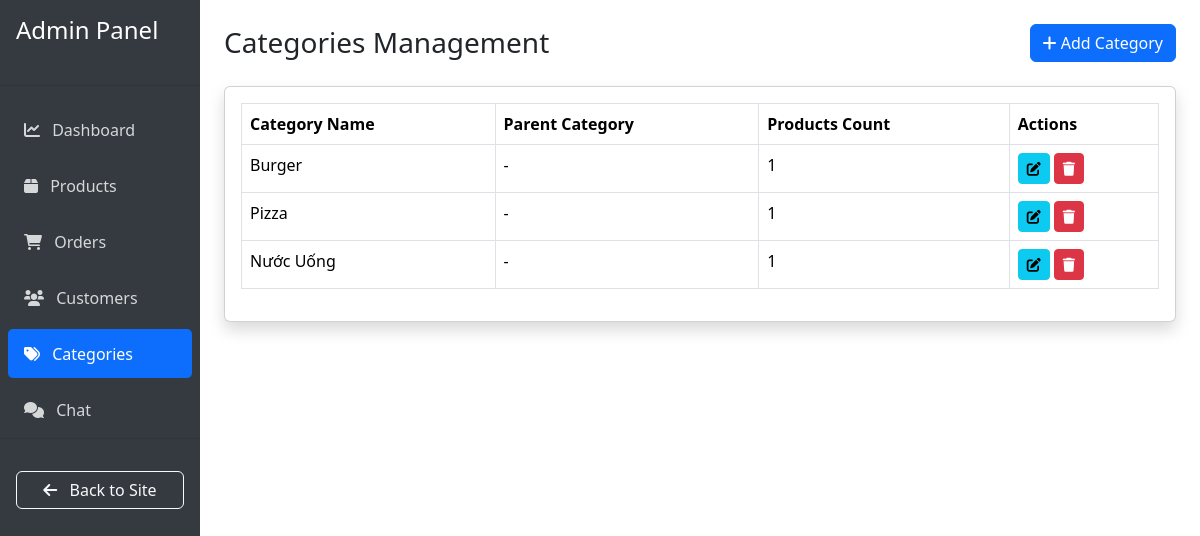
Before: /admin-categories/ (signed in) with the older database file.
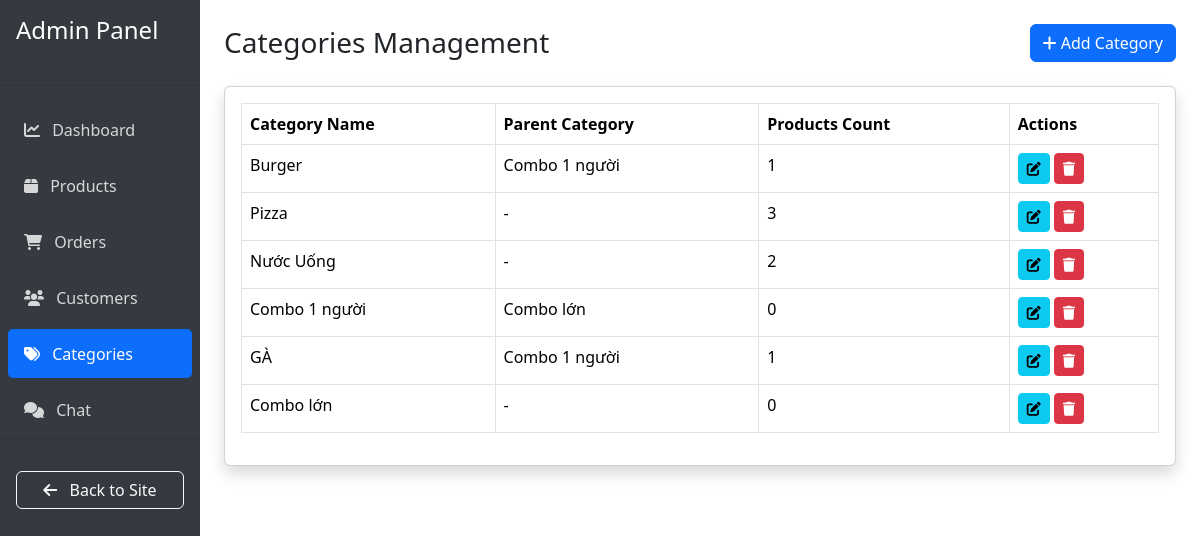
After: the same page with the newer database file.
### hoadeptrai/models.py (models this page shows, shortened)
class Category(models.Model):
    category_name = models.CharField(max_length=255)
    parent_category = models.ForeignKey('self', on_delete=models.SET_NULL, null=True, blank=True)

### hoadeptrai/views.py (the view, shortened to what this page needs)
# urls.py: path('admin-categories/', views.admin_categories, name='admin_categories'),
@staff_member_required
def admin_categories(request):
    categories = Category.objects.all()
    context = {
        'categories': categories,
    }
    return render(request, 'admin/categories.html', context)

### hoadeptrai/templates/admin/categories.html (shortened to what this page needs)
{% extends 'admin/base_admin.html' %}
{% block content %}
<div class="container-fluid">
    <div class="d-flex justify-content-between align-items-center mb-4">
        <h1 class="h3 mb-0 text-gray-800">Categories Management</h1>
        <button class="btn btn-primary" data-bs-toggle="modal" data-bs-target="#addCategoryModal">
            <i class="fas fa-plus"></i> Add Category
        </button>
    </div>
    <div class="card shadow mb-4">
        <div class="card-body">
            <div class="table-responsive">
                <table class="table table-bordered">
                    <thead>
                        <tr>
                            <th>Category Name</th>
                            <th>Parent Category</th>
                            <th>Products Count</th>
                            <th>Actions</th>
                        </tr>
                    </thead>
                    <tbody>
                        {% for category in categories %}
                        <tr>
                            <td>{{ category.category_name }}</td>
                            <td>{{ category.parent_category.category_name|default:"-" }}</td>
                            <td>{{ category.product_set.count }}</td>
                            <td>
                                <button class="btn btn-sm btn-info edit-category"
                                        data-id="{{ category.id }}"
                                        data-name="{{ category.category_name }}"
                                        data-parent="{{ category.parent_category.id|default:'' }}"
                                        data-bs-toggle="modal"
                                        data-bs-target="#editCategoryModal">
                                    <i class="fas fa-edit"></i>
                                </button>
                                <button class="btn btn-sm btn-danger delete-category"
                                        data-id="{{ category.id }}"
                                        data-name="{{ category.category_name }}"
                                        data-bs-toggle="modal"
                                        data-bs-target="#deleteCategoryModal">
                                    <i class="fas fa-trash"></i>
                                </button>
                            </td>
                        </tr>
                        {% endfor %}
                    </tbody>
                </table>
            </div>
        </div>
    </div>
</div>
{% endblock %}

Changed rows visible on the page:
changed Category "Burger": parent_category.category_name "-" → "Combo 1 người"
computed for Category "Pizza": product_set.count "1" → "3"
computed for Category "Nước Uống": product_set.count "1" → "2"
added Category: category_name "Combo 1 người", parent_category.category_name "Combo lớn", product_set.count "0"
added Category: category_name "GÀ", parent_category.category_name "Combo 1 người", product_set.count "1"
added Category: category_name "Combo lớn", parent_category.category_name "-", product_set.count "0"
